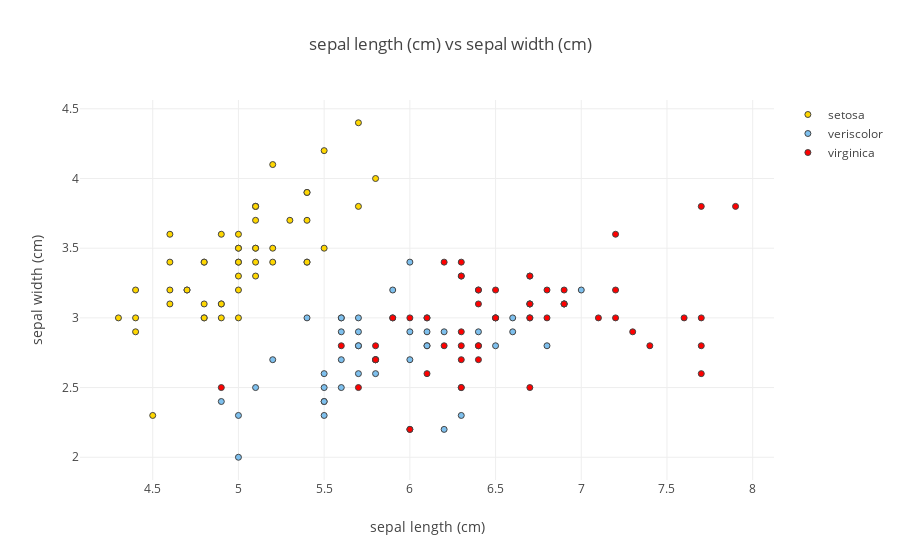

Write notebook code for a chart like this one.
### Code cell
plot_feat1_feat2('sepal length (cm)','sepal width (cm)')
plot_feat1_feat2('petal length (cm)','petal width (cm)')
plot_feat1_feat2('sepal length (cm)','petal length (cm)')
plot_feat1_feat2('sepal width (cm)','petal width (cm)')

### Figure 1 — Plotly figure (JSON) as saved in the notebook; plotly's stock layout.template omitted (floating-point values rounded to 4 significant figures)
{"data": [{"marker": {"color": "#FFD700", "line": {"width": 1}}, "mode": "markers", "name": "setosa", "type": "scatter", "uid": "e89f50b4-628b-4451-96a1-fa6a1cfda47b", "x": [5.1, 4.9, 4.7, 4.6, 5, 5.4, 4.6, 5, 4.4, 4.9, 5.4, 4.8, 4.8, 4.3, 5.8, 5.7, 5.4, 5.1, 5.7, 5.1, 5.4, 5.1, 4.6, 5.1, 4.8, 5, 5, 5.2, 5.2, 4.7, 4.8, 5.4, 5.2, 5.5, 4.9, 5, 5.5, 4.9, 4.4, 5.1, 5, 4.5, 4.4, 5, 5.1, 4.8, 5.1, 4.6, 5.3, 5], "y": [3.5, 3, 3.2, 3.1, 3.6, 3.9, 3.4, 3.4, 2.9, 3.1, 3.7, 3.4, 3, 3, 4, 4.4, 3.9, 3.5, 3.8, 3.8, 3.4, 3.7, 3.6, 3.3, 3.4, 3, 3.4, 3.5, 3.4, 3.2, 3.1, 3.4, 4.1, 4.2, 3.1, 3.2, 3.5, 3.6, 3, 3.4, 3.5, 2.3, 3.2, 3.5, 3.8, 3, 3.8, 3.2, 3.7, 3.3]}, {"marker": {"color": "#7EC0EE", "line": {"width": 1}}, "mode": "markers", "name": "veriscolor", "type": "scatter", "uid": "73b2a05c-791b-4d71-a933-ce5ae02aa1c5", "x": [7, 6.4, 6.9, 5.5, 6.5, 5.7, 6.3, 4.9, 6.6, 5.2, 5, 5.9, 6, 6.1, 5.6, 6.7, 5.6, 5.8, 6.2, 5.6, 5.9, 6.1, 6.3, 6.1, 6.4, 6.6, 6.8, 6.7, 6, 5.7, 5.5, 5.5, 5.8, 6, 5.4, 6, 6.7, 6.3, 5.6, 5.5, 5.5, 6.1, 5.8, 5, 5.6, 5.7, 5.7, 6.2, 5.1, 5.7], "y": [3.2, 3.2, 3.1, 2.3, 2.8, 2.8, 3.3, 2.4, 2.9, 2.7, 2, 3, 2.2, 2.9, 2.9, 3.1, 3, 2.7, 2.2, 2.5, 3.2, 2.8, 2.5, 2.8, 2.9, 3, 2.8, 3, 2.9, 2.6, 2.4, 2.4, 2.7, 2.7, 3, 3.4, 3.1, 2.3, 3, 2.5, 2.6, 3, 2.6, 2.3, 2.7, 3, 2.9, 2.9, 2.5, 2.8]}, {"marker": {"color": "#FF0000", "line": {"width": 1}}, "mode": "markers", "name": "virginica", "type": "scatter", "uid": "3103e635-ec44-4159-bc26-2fdde9229e06", "x": [6.3, 5.8, 7.1, 6.3, 6.5, 7.6, 4.9, 7.3, 6.7, 7.2, 6.5, 6.4, 6.8, 5.7, 5.8, 6.4, 6.5, 7.7, 7.7, 6, 6.9, 5.6, 7.7, 6.3, 6.7, 7.2, 6.2, 6.1, 6.4, 7.2, 7.4, 7.9, 6.4, 6.3, 6.1, 7.7, 6.3, 6.4, 6, 6.9, 6.7, 6.9, 5.8, 6.8, 6.7, 6.7, 6.3, 6.5, 6.2, 5.9], "y": [3.3, 2.7, 3, 2.9, 3, 3, 2.5, 2.9, 2.5, 3.6, 3.2, 2.7, 3, 2.5, 2.8, 3.2, 3, 3.8, 2.6, 2.2, 3.2, 2.8, 2.8, 2.7, 3.3, 3.2, 2.8, 3, 2.8, 3, 2.8, 3.8, 2.8, 2.8, 2.6, 3, 3.4, 3.1, 3, 3.1, 3.1, 3.1, 2.7, 3.2, 3.3, 3, 2.5, 3, 3.4, 3]}], "layout": {"title": {"text": "sepal length (cm) vs sepal width (cm)"}, "xaxis": {"title": {"text": "sepal length (cm)"}, "zeroline": false}, "yaxis": {"title": {"text": "sepal width (cm)"}, "zeroline": false}}}
